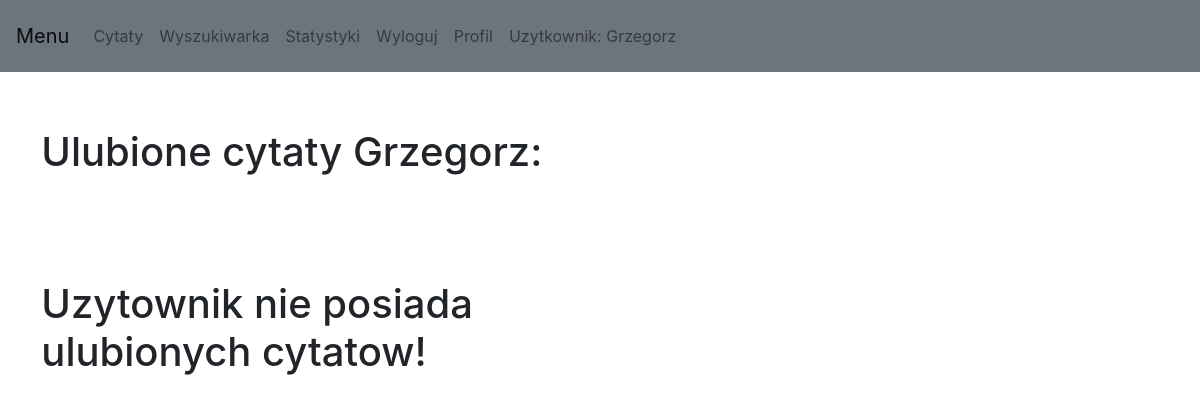
Page /profil/ (signed in) on the earlier database version.
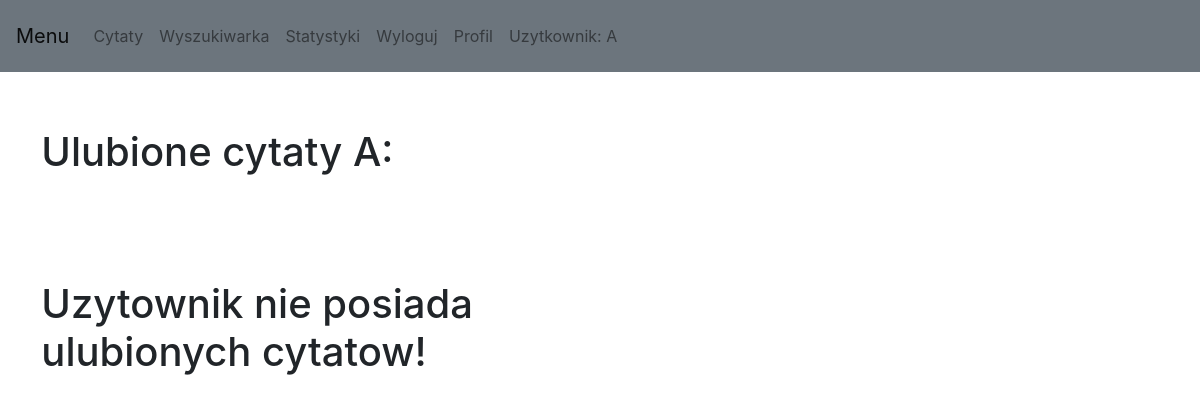
Same page on the later database version.
### config.py (models this page shows, shortened)
class User(UserMixin, db.Model):
    id = db.Column(db.Integer, primary_key=True)
    name = db.Column(db.String(64), index=True, unique=True)
    password_hash = db.Column(db.String(128))
    favorites = db.relationship('Quote', secondary=favorites, backref=db.backref('favorite_user', lazy=True))

### main.py (the view)
@app.route('/profil/')
def profil():
    if not current_user.is_authenticated:
        flash("Niezalogowany uzytkownik!")
        return index()
    quotes = current_user.favorites
    print(quotes)
    if quotes == []: quotes = "None"
    return render_template('profil.html', Quote = quotes)

### config.py (called while the page is built)
@login.user_loader
def load_user(id):
    return User.query.get(int(id))

### templates/profil.html
{% extends "base.html" %}
{% block content %}
<div class="" style="margin-left:5%; margin-right:20%;">
    <br><br>
    <h1>Ulubione cytaty {{current_user.name}}:</h1>
    <br><br>
    {% if Quote != "None" %}
        {% for quote in Quote %}
            <p class="h2" >{{ quote.text }}
    <small class="text-muted"><br>
        <a href="/about/{{quote.author.id}}/">{{ quote.author.name }}
        </a></small>
            <small class="h5">
            {% for tag in quote.tags %}
                <small class="container" style="background-color:powderblue;">
            {{ tag.name }}
    </small>&nbsp;&nbsp;
            {% endfor %}
    </small>
                <form>
                <a href="/unfavorite/{{quote.id}}/"><input type="button" value="Usun z ulubionych!"></a></form>
    <br><br>
        {% endfor %}
    {% else %}
    <br><br>
    <h1>Uzytownik nie posiada ulubionych cytatow!</h1>
    {% endif %}
</div>
{% endblock %}

### templates/base.html (shortened to what this page needs)
<!DOCTYPE html>
<html lang="en">
<head>
    <link rel="stylesheet" href="https://cdn.jsdelivr.net/npm/bootstrap@4.0.0/dist/css/bootstrap.min.css">
</head>
<body>
<nav class="navbar navbar-expand-lg navbar-light p-3 mb-2 bg-secondary text-white">
  <a class="navbar-brand" href="#">Menu</a>
    <ul class="navbar-nav">
      <li class="nav-item">
        <a class="nav-link" href="/">Cytaty</a>
      </li>
        <li class="nav-item">
        <a class="nav-link" href="/search/">Wyszukiwarka</a>
      </li>
      <li class="nav-item">
        <a class="nav-link" href="/statistics/">Statystyki</a>
      </li>
         {% if current_user.is_anonymous %}
      <li class="nav-item">
        <a class="nav-link" href="/login/">Zaloguj</a>
      </li>
        <li class="nav-item">
        <a class="nav-link" href="/register/">Rejestracja</a>
      </li>
        {% else %}
        <li class="nav-item">
        <a class="nav-link" href="/logout/">Wyloguj</a>
      </li>
        <li class="nav-item">
        <a class="nav-link" href="/profil/">Profil</a>
      </li>
         {% endif %}
        {% if not current_user.is_anonymous %}
        <li class="nav-item">
        <a class="nav-link" >Uzytkownik: {{current_user.name}}</a>
      </li>
        {% endif %}
    </ul>
</nav>
<div style="float:left;">
{% block content %}{% endblock %}
</div>
</body>
</html>

Differences in the rows shown:
changed User: name "Grzegorz" → "A"
